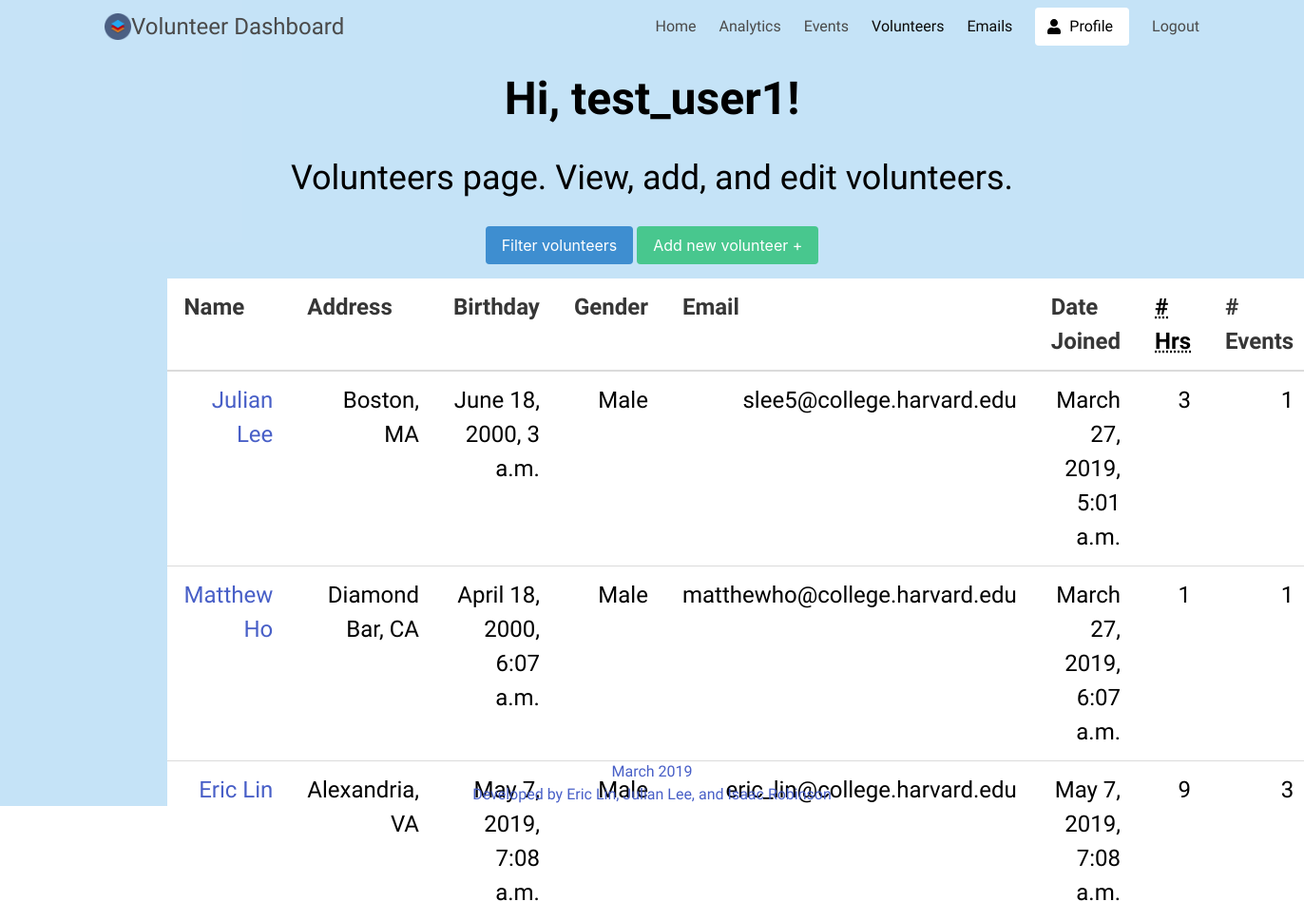
The app's page /volunteers/volunteers/ (signed in), older data.
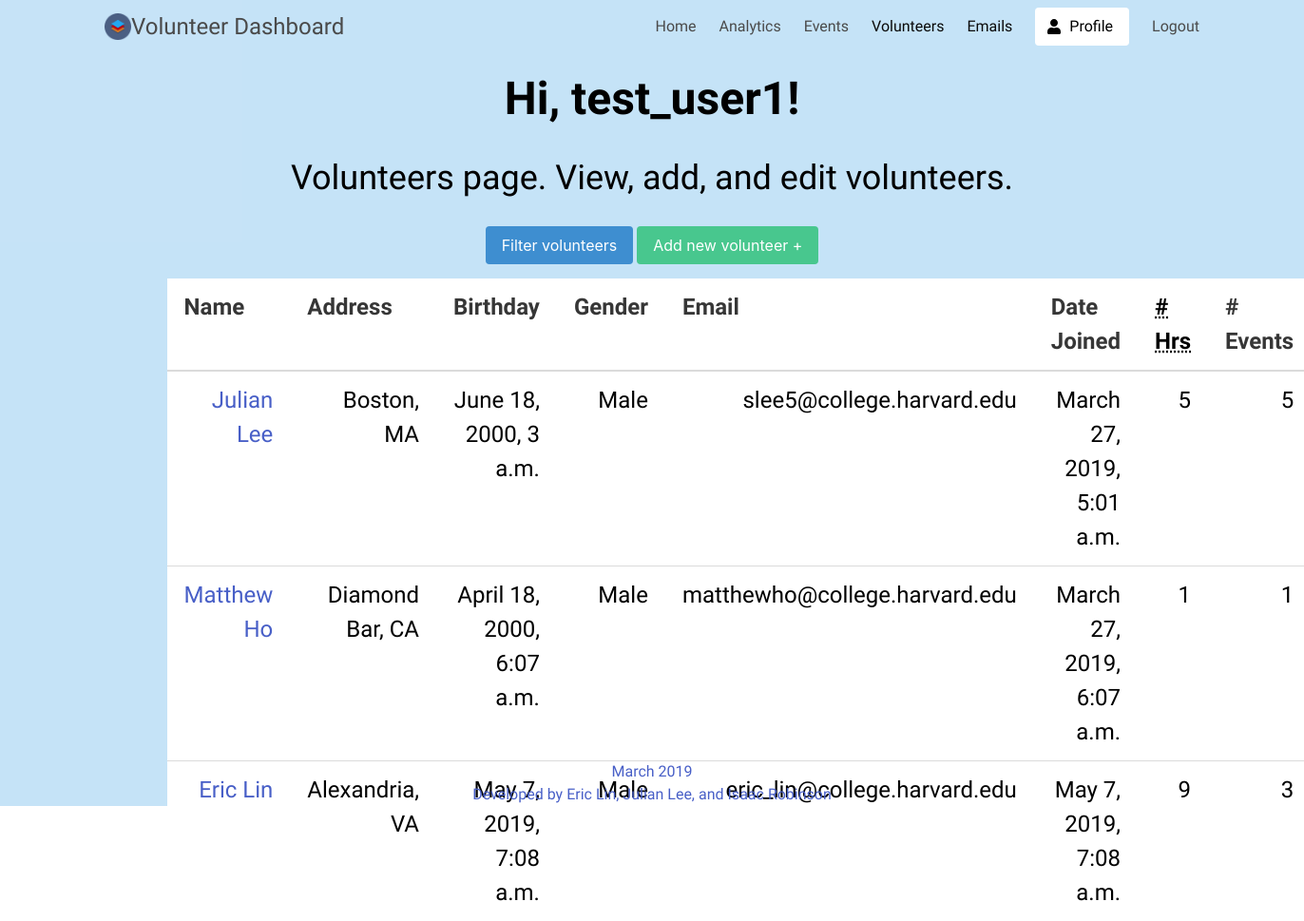
The same page, newer data.
### volunteers/models.py (models this page shows, shortened)
class Volunteer(models.Model):		# To store volunteers
	name = models.CharField(max_length=256)
	address = models.CharField(max_length=256)
	birthday = models.DateTimeField(default=timezone.now)	# default is today
	gender = models.CharField(max_length=16)
	email = models.EmailField()
	date_joined = models.DateTimeField(default=timezone.now)  # keeps track of when they joined
	num_hours = models.IntegerField(default=0)
	num_events = models.IntegerField(default=0)

### volunteers/views.py (the view)
# urls.py: path('volunteers/', views.index, name='volunteers'),		# path for volunteer view
def index(request):
	if request.method == "GET":
		volunteers = Volunteer.objects.values()
		context = {
			'volunteers': volunteers,
		}
		return render(request, 'volunteers.html', context)
	elif request.method == "POST":
		print("POST request volunteer")

### templates/volunteers.html (shortened to what this page needs)
{% extends 'base.html' %}
{% block content %}
  {% if user.is_authenticated %}
    <section class="hero">
      <div class="hero-body">
            <h1>
              Hi, {{ user.username }}!
            </h1>
            <h2>
              Volunteers page. View, add, and edit volunteers.
            </h2>
        <div class="container has-text-centered">
            <a href="{% url 'filter_volunteers' %}">
              <br>
              <button class="button is-info">
                Filter volunteers
              </button>
            </a>
            <a href="{% url 'add_volunteer' %}">
              <button class="button is-success">
                Add new volunteer +
              </button>
            </a>
        </div>
            <table class="table">
              <thead>
                <tr>
                  <th> Name </th>
                  <th> Address </th>
                  <th> Birthday </th>
                  <th> Gender </th>
                  <th> Email </th>
                  <th> Date Joined </th>
                  <th> <abbr title="Total hours volunteered"> # Hrs </abbr> </th>
                  <th> <abbr title="Number of events attended"> </abbr> # Events </th>
                </tr>
              </thead>
              <tbody>
                {% for volunteer in volunteers %}
                  <tr>
                    <td><a href="{% url 'edit_volunteer' %}?id={{volunteer.id}}"> {{volunteer.name}} </a></td>
                    <td> {{volunteer.address}} </td>
                    <td> {{volunteer.birthday}} </td>
                    <td> {{volunteer.gender}} </td>
                    <td> {{volunteer.email}} </td>
                    <td> {{volunteer.date_joined}} </td>
                    <td> {{volunteer.num_hours}} </td>
                    <td> {{volunteer.num_events}} </td>
                  </tr>
                {% endfor %}
              </tbody>
            </table>
      </div>
      <div class="hero-foot is-light has-text-centered">
        <a>
          March 2019 <br>
          Developed by Eric Lin, Julian Lee, and Isaac Robinson
        </a>
      </div>
    </section>
	{% endif %}
{% endblock %}

Row changes from the older to the newer data that the page shows:
changed Volunteer "Julian Lee": num_hours "3" → "5"; num_events "1" → "5"
